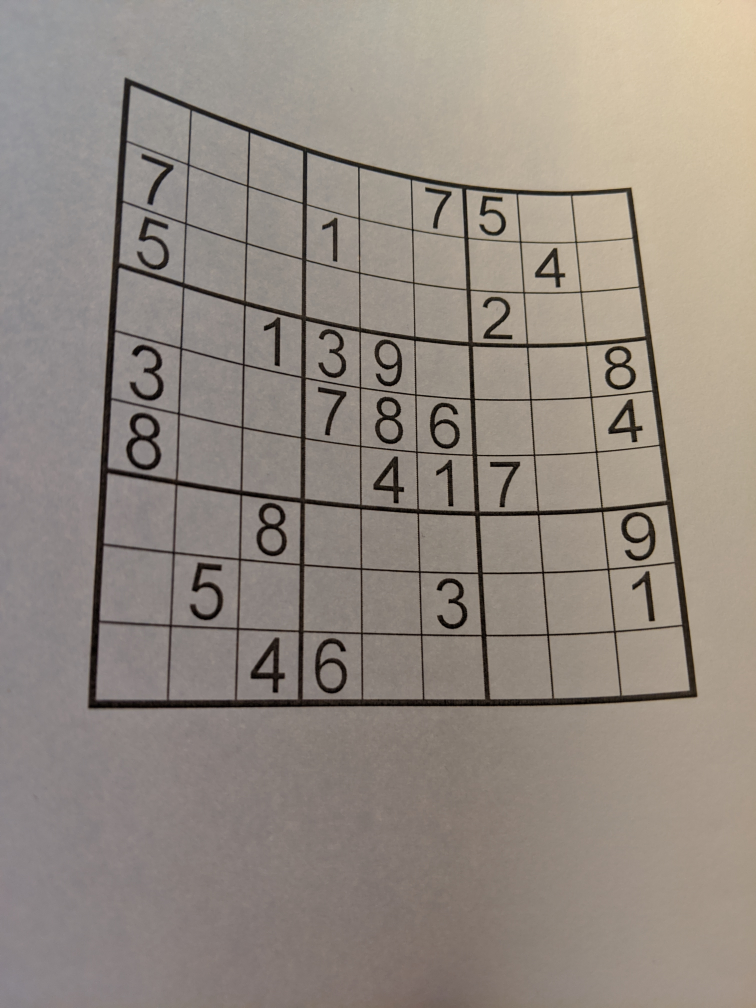
#> input picture images/warped.jpg, 3024 x 4032 px (shown at 1/4 size)
$ python recognize_field_with_grid_detection_2.py   (older library calls are emulated)
#> lines starting #> are read from the running program, lines starting #| are printed output that depends on the picture; after the words box and inside, x2 and y2 are one past the last pixel; in counts of white or black regions, pixels touching at a corner belong together
### python/sudoku/solver.py
# -*- coding: utf-8 -*-
from typing import List, Optional, Tuple
from itertools import product

import cv2
import numpy as np

from sudoku import Corners, Field, BoundingBox
from utils import show_image

MAX_INITIAL_IMAGE_SIZE = 500


def load_image(filename: str) -> np.ndarray:
#> called with filename = '../images/warped.jpg'
    image = cv2.imread(filename)
#> image is the input picture: shape (4032, 3024, 3); mean B, G, R 129.8, 138.4, 147.6
    return image


# [17 lines left out: functions resize_image, clean_image, not called in this run]


def cut_out_field(image: np.ndarray) -> (Field, np.ndarray, Corners, np.ndarray):
    if len(image.shape) == 2:
        bin_image = image
    else:
        bin_image = cv2.cvtColor(image, cv2.COLOR_BGR2GRAY)
        bin_image = cv2.adaptiveThreshold(
            bin_image, maxValue=255,
            adaptiveMethod=cv2.ADAPTIVE_THRESH_GAUSSIAN_C,
            thresholdType=cv2.THRESH_BINARY_INV,
            blockSize=55,
            C=6)
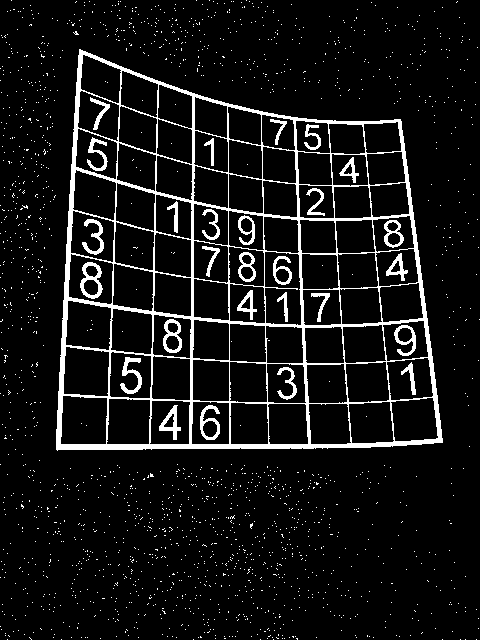
#> bin_image: shape (640, 480); 8.1% white; 1776 white regions (1748 under 20 px)
    # show_image("bin_image", bin_image, 600)

    field_contour = find_field_contour(bin_image)
#> in find_field_contour, `contours, _ = cv2.findContours(bin_image, cv2.RETR_EXTERNAL, cv2.CHAIN..`: contours = 1716 contours, 1715 with area under 20; largest, box (x1, y1, x2, y2) and area: (56, 49, 443, 451) 124069
#> in find_field_contour, `largest_area_contour: np.ndarray = max(contours, key=cv2.contourArea)`: largest_area_contour = contour of 333 points, box (x1, y1, x2, y2) (56, 49, 443, 451), area 124069
#> field_contour has the same summary as largest_area_contour in find_field_contour
    if field_contour is None or len(field_contour.shape) < 3:
        return None, None

    (top_left_idx, top_right_idx, bottom_right_idx, bottom_left_idx) = find_corners(field_contour)
#> in find_corners, `coord_sums = field_contour.sum(axis=2)`: coord_sums = 333 values, max 884 at index 96, min 128 at index 0, mean 444.8
#> in find_corners, `top_left_idx = np.argmin(coord_sums)`: top_left_idx = 0
#> in find_corners, `bottom_right_idx = np.argmax(coord_sums)`: bottom_right_idx = 96
#> in find_corners, `diff = np.diff(field_contour, axis=2)`: diff = 333 values, max 393 at index 54, min -281 at index 181, mean -35.48
#> in find_corners, `top_right_idx = np.argmin(diff)`: top_right_idx = 181
#> in find_corners, `bottom_left_idx = np.argmax(diff)`: bottom_left_idx = 54
#> top_left_idx = 0; top_right_idx = 181; bottom_right_idx = 96; bottom_left_idx = 54
    corners = Corners(
        field_contour[top_left_idx],
        field_contour[top_right_idx],
        field_contour[bottom_right_idx],
        field_contour[bottom_left_idx],
    )
    # show_corners(bin_image, corners)

    mask = np.zeros(bin_image.shape, np.uint8)
    cv2.drawContours(mask, [field_contour], 0, 255, -1)
#> mask: shape (640, 480); 40.6% white; 1 white region, box (x1, y1, x2, y2) and area: (56, 49, 443, 451) 124785
    # show_image("mask", mask, 400)

    masked_field = cv2.bitwise_and(image, image, mask=mask)

    mask = cv2.bitwise_not(mask, mask)
    border = cv2.bitwise_or(masked_field, cv2.merge([mask, mask, mask]), mask=mask)
    masked_field = cv2.bitwise_or(masked_field, border)
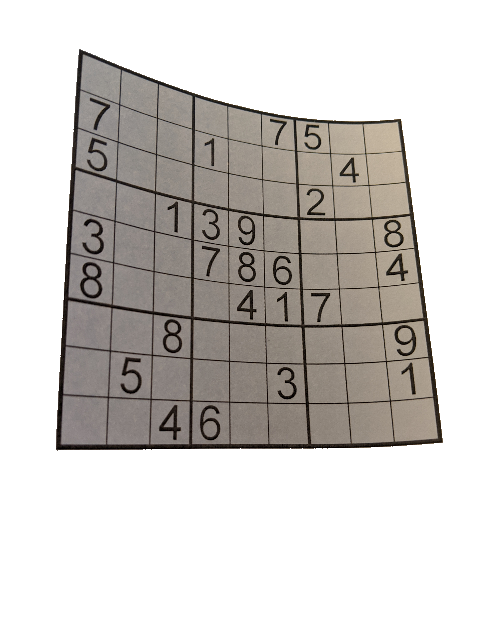
#> masked_field: shape (640, 480, 3); mean B, G, R 199.4, 202.6, 206

    # field_side = find_longest_edge_len(corners)
    field_side = 300
    margin = 10
    field, perspective_transform_matrix = warp_field(masked_field, corners, field_side, margin)
    # show_image("field", field)

    return Field(field, field_side, margin), field_contour, corners, perspective_transform_matrix


# [16 lines of commented-out code are left out]


def find_field_contour(bin_image: np.ndarray) -> Optional[np.ndarray]:
    contours, _ = cv2.findContours(bin_image, cv2.RETR_EXTERNAL, cv2.CHAIN_APPROX_SIMPLE)
    if not contours:
        return None
    largest_area_contour: np.ndarray = max(contours, key=cv2.contourArea)
    return largest_area_contour


def find_corners(field_contour: np.ndarray) -> (int, int, int, int):
    coord_sums = field_contour.sum(axis=2)
    top_left_idx = np.argmin(coord_sums)
    bottom_right_idx = np.argmax(coord_sums)

    # Diff between y and x. The top-right will have the minimum difference,
    # the bottom-left, the maximum.
    diff = np.diff(field_contour, axis=2)
    top_right_idx = np.argmin(diff)
    bottom_left_idx = np.argmax(diff)

    return top_left_idx, top_right_idx, bottom_right_idx, bottom_left_idx


# [9 lines left out: function show_corners, not called in this run]


def warp_field(image: np.ndarray, corners: Corners, field_side: int, margin: int) -> Tuple[np.ndarray, np.ndarray]:
#> called with field_side = 300, margin = 10
    source = np.array([
        corners.top_left,
        corners.top_right,
        corners.bottom_right,
        corners.bottom_left
    ], dtype=np.float32)
    dest = np.array([
        [0 + margin, 0 + margin],
        [field_side + margin, 0 + margin],
        [field_side + margin, field_side + margin],
        [0 + margin, field_side + margin]], dtype=np.float32)
    perspective_transform_matrix = cv2.getPerspectiveTransform(source, dest)
    warped = cv2.warpPerspective(
        image,
        perspective_transform_matrix,
        (field_side + 2 * margin, field_side + 2 * margin),
        borderMode=cv2.BORDER_CONSTANT,
        borderValue=(255, 255, 255)
    )
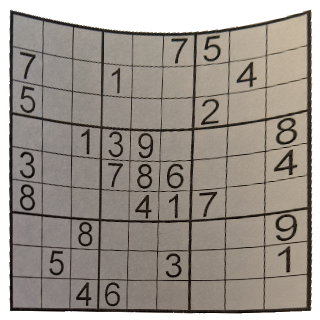
#> warped: shape (320, 320, 3); mean B, G, R 140.3, 148, 155.4
    return warped, perspective_transform_matrix


def perspective_transform_contour(contour: np.ndarray, perspective_transform_matrix: np.ndarray) -> np.ndarray:
    r = cv2.perspectiveTransform(contour.astype(np.float64), perspective_transform_matrix)
    return r.astype(np.int)


def extract_subcontour(contour: np.ndarray, idx_from: int, idx_to: int) -> np.ndarray:
    if idx_from < idx_to:
        r = contour[idx_from:idx_to + 1]
    else:
        r = np.vstack([contour[idx_from:], contour[:idx_to + 1]])
    r = r.squeeze()
    return r


# [362 lines left out: functions binarize_field, enforce_grid_simple, enforce_grid_detected, find_digit_bounding_boxes, assign_digit_bounding_boxes_to_cells, draw_overlay and 6 more, not called in this run]

### python/utils.py
# -*- coding: utf-8 -*-
import math
from typing import Optional

import cv2
import numpy as np


def scale_image_target_height(img, target_height):
    resize_coeff = target_height / img.shape[0]
    return cv2.resize(img, (int(img.shape[1] * resize_coeff), int(img.shape[0] * resize_coeff)), interpolation=cv2.INTER_CUBIC)


def scale_image_target_width(img, target_width):
    resize_coeff = target_width / img.shape[1]
    return cv2.resize(img, (int(img.shape[1] * resize_coeff), int(img.shape[0] * resize_coeff)), interpolation=cv2.INTER_CUBIC)


def show_image(window_name: str, image: np.ndarray, target_height: Optional[int] = None):
    if target_height is None:
        cv2.imshow(window_name, image)
    else:
        cv2.imshow(window_name, scale_image_target_height(image, target_height))


def wait_windows():
    while True:
        if cv2.waitKey(0) & 0xFF == ord('q'):
            break
    cv2.destroyAllWindows()


def get_line_coeffs(x1, y1, x2, y2):
    assert x1 != x2
    a = (y2 - y1) / (x2 - x1)
    b = y2 - x2 * a
    return a, b


def segment_length(x1, y1, x2, y2):
    return math.sqrt((x1 - x2) ** 2 + (y1 - y2) ** 2)

### python/line_mapper.py
# -*- coding: utf-8 -*-
import bisect
from typing import Union, Collection, Tuple

import numpy as np

from utils import get_line_coeffs


class LineMapper:
    def __init__(self, border_points: Union[np.ndarray, Collection[Tuple[int, int]]]):
        """
        Assumes the line points are ordered by the 'from' coordinate.
        """
        if isinstance(border_points, np.ndarray):
            self._points = [
                list(border_points[:, 0]),
                list(border_points[:, 1]),
            ]
        else:
            xs = []
            ys = []
            for x, y in border_points:
                xs.append(x)
                ys.append(y)
            self._points = [xs, ys]

    def map_x(self, y: int) -> int:
        return self._map(y, is_map_x=True)

    def map_y(self, x: int) -> int:
        return self._map(x, is_map_x=False)

    def _map(self, input, is_map_x: bool) -> int:
        if is_map_x:
            input_coord = self._points[1]
            output_coord = self._points[0]
        else:
            input_coord = self._points[0]
            output_coord = self._points[1]

        if input <= input_coord[0]:
            return int(output_coord[0])
        if input >= input_coord[-1]:
            return int(output_coord[-1])

        insertion_place = bisect.bisect_left(input_coord, input)
        if input_coord[insertion_place] == input:
            return int(output_coord[insertion_place])
        less_than = insertion_place - 1
        greater_than = insertion_place

        assert input_coord[less_than] < input < input_coord[greater_than]

        x1 = self._points[0][less_than]
        y1 = self._points[1][less_than]
        x2 = self._points[0][greater_than]
        y2 = self._points[1][greater_than]

        if x1 == x2 and is_map_x:
            return int(x1)
        if y1 == y2 and not is_map_x:
            return int(y1)

        a, b = get_line_coeffs(x1, y1, x2, y2)

        if is_map_x:
            x = (input - b) / a
            return int(round(x))
        else:
            y = a * input + b
            return int(round(y))

### python/recognize_field_with_grid_detection_2.py
#!/usr/bin/env python
# -*- coding: utf-8 -*-
import time
import math
from typing import List, Optional, Tuple

import cv2
import numpy as np

from line_mapper import LineMapper
# from digit_recognizer_2 import create_recognizer
from solver import solve
from sudoku.solver import load_image, cut_out_field, find_corners, perspective_transform_contour, \
    extract_subcontour
from utils import show_image, wait_windows, scale_image_target_height, segment_length, get_line_coeffs

_GRID_LINES = 10

_VIZUALIZE = True


# [7 lines of commented-out code are left out]
image = load_image("../images/warped.jpg")
# [8 lines of commented-out code are left out]

image = scale_image_target_height(image, 640)


t = time.time()

# Extract the field, its contour and corners.
field, field_contour, _, perspective_transform_matrix = cut_out_field(image)
#> in cut_out_field, `field, perspective_transform_matrix = warp_field(masked_field, corners..`: perspective_transform_matrix = [[0.72, 0.0472, -49.47], [-0.202, 0.898, -18.37], [-0.000693, 0.000545, 1]]
#> field_contour has the same summary as largest_area_contour in find_field_contour

field_gray = cv2.cvtColor(field.image, cv2.COLOR_BGR2GRAY)
if _VIZUALIZE:
    show_image("field_gray", field_gray)

# Adjust brightness.
field_gray_closed = cv2.morphologyEx(
    field_gray, cv2.MORPH_CLOSE,
    cv2.getStructuringElement(cv2.MORPH_ELLIPSE, (5, 5)))
field_gray_adj = np.divide(field_gray, field_gray_closed)
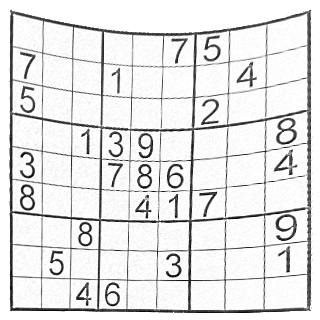
#> field_gray_adj: shape (320, 320) float64; min 0.00676, max 1, mean 0.896
field_gray = cv2.normalize(field_gray_adj, None, 0, 255, cv2.NORM_MINMAX, cv2.CV_8UC1)
if _VIZUALIZE:
    show_image("field_gray adj", field_gray)

# Binarize the field.
bin_field = cv2.adaptiveThreshold(
    field_gray, maxValue=255,
    adaptiveMethod=cv2.ADAPTIVE_THRESH_MEAN_C,
    thresholdType=cv2.THRESH_BINARY_INV,
    blockSize=17,
    C=11)
#> bin_field: shape (320, 320); 16.3% white; 49 white regions (21 under 20 px), largest, box (x1, y1, x2, y2) and area: (9, 10, 312, 313) 12582, (276, 118, 297, 145) 241, (275, 214, 297, 241) 240
if _VIZUALIZE:
    show_image("bin_field", bin_field)

# field_gray = cv2.GaussianBlur(field_gray, (7, 7), 0)

if _VIZUALIZE:
    show_image("field_gray no numbers", field_gray)

# Apply the Sobel operator of 2nd degree to both directions.
grad_x = cv2.Sobel(field_gray, ddepth=cv2.CV_64F, dx=2, dy=0, ksize=7, scale=1, delta=0, borderType=cv2.BORDER_DEFAULT)
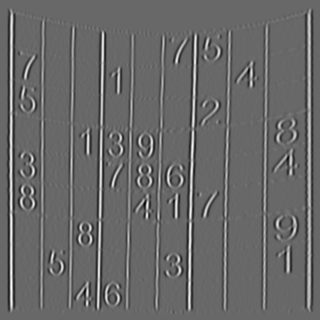
#> grad_x: shape (320, 320) float64; min -59676, max 85662, mean 0; drawn with min black and max white
np.clip(grad_x, a_min=0, a_max=grad_x.max(), out=grad_x)
grad_x = cv2.normalize(grad_x, None, 0, 255, cv2.NORM_MINMAX, cv2.CV_8UC1)

grad_y = cv2.Sobel(field_gray, ddepth=cv2.CV_64F, dx=0, dy=2, ksize=7, scale=1, delta=0, borderType=cv2.BORDER_DEFAULT)
np.clip(grad_y, a_min=0, a_max=grad_y.max(), out=grad_y)
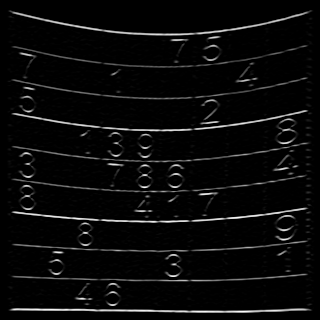
#> grad_y: shape (320, 320) float64; min 0, max 82924, mean 3420.9; drawn with min black and max white
grad_y = cv2.normalize(grad_y, None, 0, 255, cv2.NORM_MINMAX, cv2.CV_8UC1)

if _VIZUALIZE:
    show_image("grad_x", grad_x)
    show_image("grad_y", grad_y)


# Find the left and the top borders.

# Recalculate the contour and the corners on the perspective transformed image.
transformed_field_contour = perspective_transform_contour(field_contour, perspective_transform_matrix)
#> in perspective_transform_contour, `r = cv2.perspectiveTransform(contour.astype(np.float64), perspective_t..`: r = 333 rows, first 8: [10, 10], [10.21, 14.58], [9.51, 15.69], [10.03, 26.56], [9.33, 27.65], [9.88, 39.24], [9.19, 40.3], [9.74, 51.7]
#> transformed_field_contour = 333 rows, first 8: [9, 9], [10, 14], [9, 15], [10, 26], [9, 27], [9, 39], [9, 40], [9, 51]
top_left_idx, top_right_idx, bottom_right_idx, bottom_left_idx = find_corners(transformed_field_contour)
#> top_left_idx = 0; top_right_idx = 181; bottom_right_idx = 96; bottom_left_idx = 54

# In the contour, points go counterclockwise.
# Top border: top right -> top left
# Right border: bottom right -> top right
# Bottom border: bottom left -> bottom right
# Left border: top left -> bottom left
top_border = extract_subcontour(transformed_field_contour, top_right_idx, top_left_idx)
#> in extract_subcontour, `r = np.vstack([contour[idx_from:], contour[:idx_to + 1]])`: r = 153 rows, first 8: [309, 10], [302, 11], [301, 12], [286, 15], [285, 17], [237, 27], [236, 26], [235, 26]
#> in extract_subcontour, `r = r.squeeze()`: r = 153 pairs, first value 9 to 309, second value 9 to 33
#> top_border has the same summary as r in extract_subcontour
# Change points order so they go from the top left corner.
top_border = np.flip(top_border, axis=0)
# # Swap x and y.
# top_border = np.flip(top_border, axis=1)
# right_border = extract_border(bottom_right_idx, top_right_idx)
bottom_border = extract_subcontour(transformed_field_contour, bottom_left_idx, bottom_right_idx)
#> in extract_subcontour (call 2), `r = contour[idx_from:idx_to + 1]`: r = 43 rows, first 8: [9, 310], [10, 310], [11, 310], [64, 310], [65, 310], [65, 310], [66, 311], [67, 310]
#> bottom_border = 43 pairs, first value 9 to 309, second value 309 to 312
left_border = extract_subcontour(transformed_field_contour, top_left_idx, bottom_left_idx)
#> in extract_subcontour (call 3), `r = contour[idx_from:idx_to + 1]`: r = 55 rows, first 8: [9, 9], [10, 14], [9, 15], [10, 26], [9, 27], [9, 39], [9, 40], [9, 51]
#> left_border = 55 pairs, first value 8 to 10, second value 9 to 310

cell_side = field.side // 9
#> cell_side = 33


# [141 lines left out: functions find_lines_1, find_lines_2, not called in this run]

_, grad_y_thresh = cv2.threshold(grad_y, 5, 255, cv2.THRESH_BINARY)
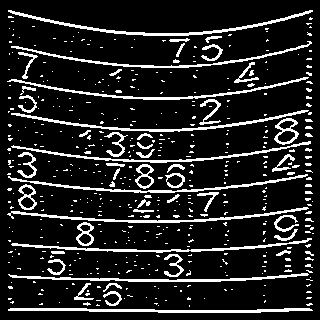
#> grad_y_thresh: shape (320, 320); 13.6% white in thin lines or dots
top_border_mapper = LineMapper(top_border)

_, grad_x_thresh = cv2.threshold(grad_x, 5, 255, cv2.THRESH_BINARY)
#> grad_x_thresh: shape (320, 320); 14.3% white; 497 white regions (447 under 20 px), largest, box (x1, y1, x2, y2) and area: (307, 8, 311, 313) 1054, (9, 8, 13, 313) 920, (188, 31, 197, 313) 805
grad_x_thresh = cv2.rotate(grad_x_thresh, cv2.ROTATE_90_COUNTERCLOCKWISE)
#> grad_x_thresh: shape (320, 320); 14.3% white; 497 white regions (447 under 20 px), largest, box (x1, y1, x2, y2) and area: (8, 9, 313, 13) 1054, (8, 307, 313, 311) 920, (31, 123, 313, 132) 805
#> (the rest of the program and of its run is left out)
